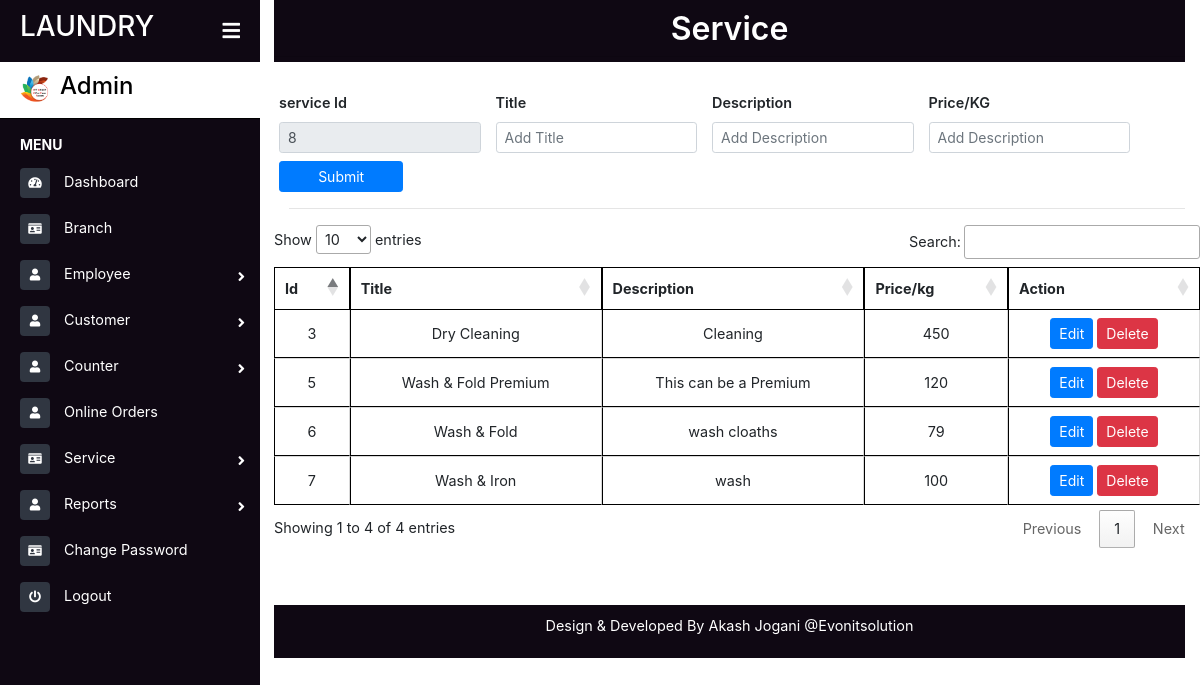
The page /service.php on the database as committed earlier.
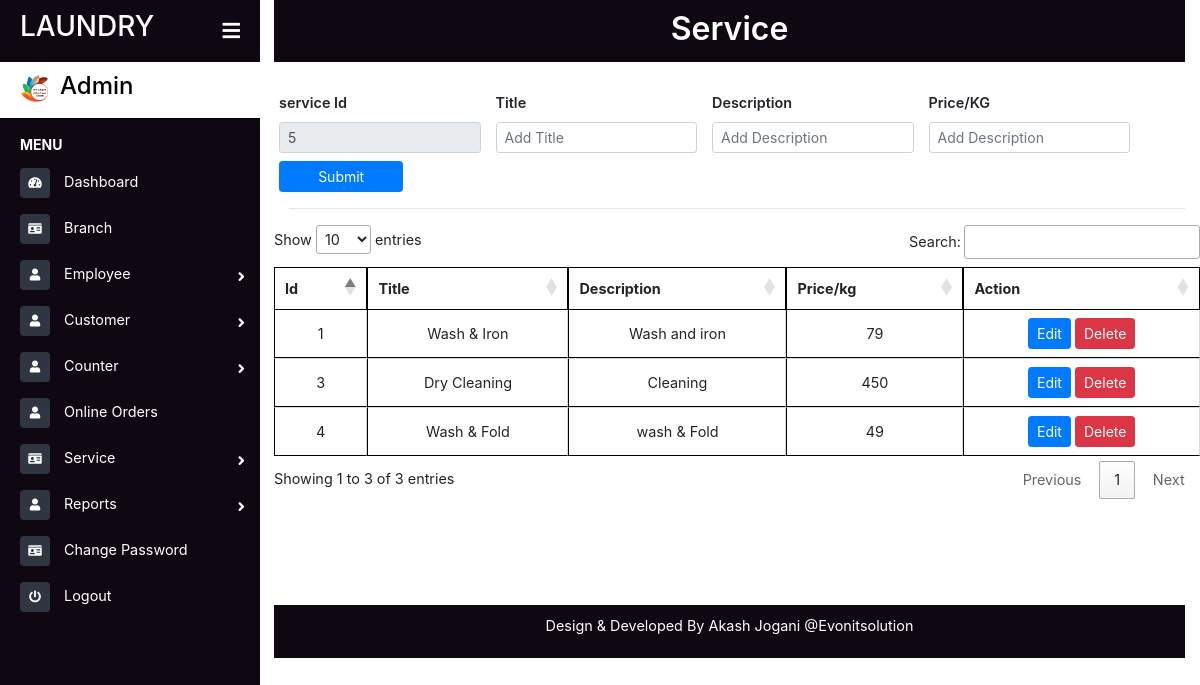
The same page on the database as committed later.
### tables this page shows
CREATE TABLE `services` (
  `sid` bigint(10) NOT NULL,
  `title` varchar(20) NOT NULL,
  `dis` varchar(30) NOT NULL,
  `kgRate` double NOT NULL
);

### service.php (the view, shortened to what this page needs)
<?php include("sidebar.php");
include("connect.php");
$update='true'; $dis=""; $title=""; $kg="";
?>
<link href="assets/css/foms.css" rel="stylesheet">
                <?php
                    $sid = 0;
                    $sql = "SELECT max(sid) FROM services";
                    $retval = mysqli_query($conn, $sql );
                    while($row = mysqli_fetch_assoc($retval)) {
                        $sid=$row['max(sid)'];
                        $sid++;
                    }
                ?>
<?php
    if($update=='true')
    {
        ?>
        <div class="page-content container-fluid">
            <div class="footer">
                <div class="d-flex justify-content-center">
                    <h2 class="" style=" font-weight: 600">Service</h2>
                </div>
                <hr style="margin: 0px;">
            </div>
        </div>
        <?php
    }
?>
<main class="page-content">
    <div class="container">
        <form action="service_submit.php" method="post" enctype="multipart/form-data">
            <div class="row mt-2">
                <div class="group-form col-md-3">
                    <label class="form_label" for="company_name">service Id</label>
                    <input type="text" class="form-control form-control-sm" value="<?php echo $sid; ?>" name="sid" id="sid" placeholder="" readonly>
                </div>
                <div class="group-form col-md-3">
                    <label class="form_label" for="company_name">Title </label>
                    <input type="text" name="title" id="title" class="form-control form-control-sm" value="<?php echo $title; ?>" placeholder="Add Title" required>
                </div>
                <div class="group-form col-md-3">
                    <label class="form_label" for="company_name">Description </label>
                    <input type="text" name="dis" id="dis" class="form-control form-control-sm" value="<?php echo $dis; ?>" placeholder="Add Description" required>
                </div>
                <div class="group-form col-md-3">
                    <label class="form_label" for="company_name">Price/KG</label>
                    <input type="text" name="kg" id="kg" class="form-control form-control-sm" value="<?php echo $kg; ?>" placeholder="Add Description" required>
                </div>
            </div>
            <div class="row mt-2">
                <div class="group-form col-md-2">
                    <?php
                        if($update=='true')
                        {
                            ?>
                            <button type="submit" name="postSubmit" class="btn btn-sm btn-primary col-md-12">Submit</button>
                            <?php
                        }
                    ?>
                </div>
            </div>
        </form>
        <hr />
        </div>
        <div class="table-responsive" style="overflow-y:scroll; height: 380px; width:80% margin-left: 100px;">
            <table id="example" class="cell-border" style="width:100%">
            <thead>
                <tr>
                    <th>Id</th>
                    <th>Title</th>
                    <th>Description</th>
                    <th>Price/kg</th>
                    <th>Action</th>
                </tr>
            </thead>
            <tbody>
                <?php
                    $qry="select * from services";
                    $exc=mysqli_query($conn,$qry);
                    while($row=mysqli_fetch_array($exc)){
                    ?>
                    <tr class="text-center">
                        <td><?php echo $row['sid'] ?></td>
                        <td><?php echo $row['title'] ?></td>
                        <td><?php echo $row['dis'] ?></td>
                        <td><?php echo $row['kgRate'] ?></td>
                    <td class="text-center">
                            <a href="service.php?edit=<?php echo $row['sid']?>"><button class="btn btn-sm btn-primary">Edit</button> </a>
                            <a onclick="del(<?php echo $row['sid']; ?>)"><button class="btn btn-sm btn-danger deletebutton" type="button">Delete</button></a></td>
                    </tr>
                    <?php
                    }
                ?>
            </tbody>
            </table>
        </div>
</main>
<?php include("footer.php"); ?>

### link.php (shortened to what this page needs)
<!DOCTYPE html>
<html lang="en">
<head>
  <link rel="stylesheet" href="https://maxcdn.bootstrapcdn.com/bootstrap/4.5.2/css/bootstrap.min.css">
  <link href="https://use.fontawesome.com/releases/v5.0.6/css/all.css" rel="stylesheet">
    <link href="assets/css/style1.css" rel="stylesheet">
    <link href="assets/css/foms.css" rel="stylesheet">
    <link rel="stylesheet" type="text/css" href="https://cdn.datatables.net/1.10.19/css/jquery.dataTables.min.css">
</head>
<body>

### sidebar.php (shortened to what this page needs)
<?php
include('link.php');
?>
<div id="side" class="page-wrapper chiller-theme toggled">
  <nav id="sidebar" class="sidebar-wrapper">
    <div class="sidebar-content">
      <div class="sidebar-brand">
        <a href="#"><h3>Laundry</h3></a>
        <div id="close-sidebar">
          <i class="fa fa-solid fa-bars"></i>
        </div>
      </div>
      <div class="sidebar-headers">
        <div style="margin-left:10px;">
          <a href="#" >
          <img style="width:30px;float:left;margin-right:10px;" class="img-responsive img-rounded" src="assets/image/vff.png" alt="User picture">
          <span >
                <h4>Admin</h4>
            </span>
          </a>
        </div>
      </div>
      <div class="sidebar-menu">
        <ul>
          <li class="header-menu">
            <span style="color:#fff">MENU</span>
          </li>
          <li>
            <a href="dashboard.php">
              <i class="fa fa-tachometer-alt"></i>
              <span>Dashboard</span>
            </a>
          </li>
          <li class="sidebar">
            <a href="branch.php">
              <i class="fas fa-id-card"></i>
              <span>Branch</span>
            </a>
          </li>
          <li class="sidebar-dropdown">
            <a href="#">
            <i class="fa fa-solid fa-user"></i>
              <span>Employee</span>
            </a>
          </li>
          <li class="sidebar-dropdown">
            <a href="#">
            <i class="fa fa-solid fa-user"></i>
              <span>Customer</span>
            </a>
          </li>
          <li class="sidebar-dropdown">
            <a href="#">
            <i class="fa fa-solid fa-user"></i>
              <span>Counter</span>
            </a>
          </li>
          <li>
            <a href="">
            <i class="fa fa-solid fa-user"></i>
              <span>Online Orders</span>
            </a>
          </li>
          <li class="sidebar-dropdown">
            <a href="#">
              <i class="fas fa-id-card"></i>
              <span>Service</span>
            </a>
          </li>
          <li class="sidebar-dropdown">
            <a href="#">
            <i class="fa fa-solid fa-user"></i>
              <span>Reports</span>
            </a>
          </li>
          <li class="sidebar">
            <a href="pass.php">
              <i class="fas fa-id-card"></i>
              <span>Change Password</span>
            </a>
          </li>
           <li>
            <a href="logout.php">
              <i class="fa fa-power-off"></i>
              <span>Logout</span>
            </a>
          </li>
        </ul>
    </div>
  </nav>

### footer.php (shortened to what this page needs)
<div class="page-content container-fluid">
          <div class="footer">
            <div class="wthree-copyright">
             <p>Design & Developed By Akash Jogani @<a href="www.evonitsolution.com" style="color:#fff;">Evonitsolution</a></p>
            </div>
        </div>
    </div>
</body>
</html>

### assets/css/style1.css (style rules this page uses)
* { margin: 0px; padding: 0px; }
body { font-size: 0.9rem; background-color: #ffffff; }
.page-wrapper .sidebar-wrapper, .sidebar-wrapper .sidebar-brand > a, .sidebar-wrapper .sidebar-dropdown > a:after, .sidebar-wrapper .sidebar-menu .sidebar-dropdown .sidebar-submenu li a:before, .sidebar-wrapper ul li a i, .page-wrapper .page-content, .sidebar-wrapper .sidebar-search input.search-menu, .sidebar-wrapper .sidebar-search .input-group-text, .sidebar-wrapper .sidebar-menu ul li a, #show-sidebar, #close-sidebar { -webkit-transition: all 0.3s ease; -moz-transition: all 0.3s ease; -ms-transition: all 0.3s ease; -o-transition: all 0.3s ease; transition: all 0.3s ease; }
.page-wrapper { height: 100vh; }
.page-wrapper.toggled .sidebar-wrapper { left: 0px; }
@media screen and (min-width: 768px) { .page-wrapper.toggled .page-content { padding-left: 274px; } }
.sidebar-wrapper { width: 260px; height: 100%; max-height: 100%; position: fixed; top: 0; left: -300px; z-index: 999; }
.sidebar-wrapper ul { list-style-type: none; padding: 0; margin: 0; }
.sidebar-wrapper a { text-decoration: none; }
.sidebar-content { max-height: calc(100% - 30px); height: calc(100% - 30px); overflow-y: auto; position: relative; }
.sidebar-wrapper .sidebar-brand { padding: 10px 20px; display: flex; align-items: center; }
.sidebar-wrapper .sidebar-brand > a { text-transform: uppercase; font-weight: bold; flex-grow: 1; }
.sidebar-wrapper .sidebar-brand #close-sidebar { cursor: pointer; font-size: 20px; }
.sidebar-wrapper .sidebar-menu { padding-bottom: 10px; }
.sidebar-wrapper .sidebar-menu .header-menu span { font-weight: bold; font-size: 14px; padding: 15px 20px 5px 20px; display: inline-block; }
.sidebar-wrapper .sidebar-menu ul li a { display: inline-block; width: 100%; text-decoration: none; position: relative; padding: 8px 30px 8px 20px; }
.sidebar-wrapper .sidebar-menu ul li a i { margin-right: 10px; font-size: 12px; width: 30px; height: 30px; line-height: 30px; text-align: center; border-radius: 4px; }
.sidebar-wrapper .sidebar-menu .sidebar-dropdown > a:after { font-family: "Font Awesome 5 Free"; font-weight: 900; content: "\f105"; font-style: normal; display: inline-block; font-style: normal; font-variant: normal; text-rendering: auto; -webkit-font-smoothing: antialiased; -moz-osx-font-smoothing: grayscale; text-align: center; background: 0 0; position: absolute; right: 15px; top: 14px; }
.chiller-theme .sidebar-wrapper { background: #0f0813; }
.chiller-theme .sidebar-wrapper .sidebar-header, .chiller-theme .sidebar-wrapper .sidebar-search, .chiller-theme .sidebar-wrapper .sidebar-menu { border-top: 1px solid #000000; }
.chiller-theme .sidebar-wrapper .sidebar-header .user-info .user-role, .chiller-theme .sidebar-wrapper .sidebar-header .user-info .user-status, .chiller-theme .sidebar-wrapper .sidebar-search input.search-menu, .chiller-theme .sidebar-wrapper .sidebar-search .input-group-text, .chiller-theme .sidebar-wrapper .sidebar-brand>a, .chiller-theme .sidebar-wrapper .sidebar-menu ul li a, .chiller-theme .sidebar-footer>a { color: #fff; }
.page-wrapper.chiller-theme.toggled #close-sidebar { color: white; }
.chiller-theme .sidebar-wrapper .sidebar-menu ul li a i, .chiller-theme .sidebar-wrapper .sidebar-menu .sidebar-dropdown div, .chiller-theme .sidebar-wrapper .sidebar-search input.search-menu, .chiller-theme .sidebar-wrapper .sidebar-search .input-group-text { background: #303641; }
.chiller-theme .sidebar-wrapper .sidebar-menu .header-menu span { color: #000000; }
.footer { text-align: center; background: #0f0813; color: #fff; padding: 10px 0px 5px 0px; }

### assets/css/foms.css (style rules this page uses)
.form_label { font-weight: 600; }
.group-form { margin:0px -5px 0px -10px; }
table.dataTable.cell-border thead th { border: 1px solid black; }
table.dataTable.cell-border tbody td { border: 1px solid black; }
table.dataTable.cell-border tbody tr td:first-child { border-left: 1px solid black; }
table.dataTable.no-footer { border-bottom: 1px solid white; }
.container { margin-top:30px; }

### sidebar.php (style rules this page uses)
.sidebar-headers { padding:10px; background-color:white; }
h4 { color:black; }

Rows that differ between the two databases and show on the page:
removed services: sid "5", title "Wash & Fold Premium", dis "This can be a Premium", kgRate "120"
removed services: sid "6", title "Wash & Fold", dis "wash cloaths", kgRate "79"
removed services: sid "7", title "Wash & Iron", dis "wash", kgRate "100"
added services: sid "1", title "Wash & Iron", dis "Wash and iron", kgRate "79"
added services: sid "4", title "Wash & Fold", dis "wash & Fold", kgRate "49"
Other text that changed with them:
form field sid: "8" → "5"
text written by a page script: "Show entries Search: Showing 1 to 4 of 4 entries Previous 1 Next" → "Show entries Search: Showing 1 to 3 of 3 entries Previous 1 Next"
